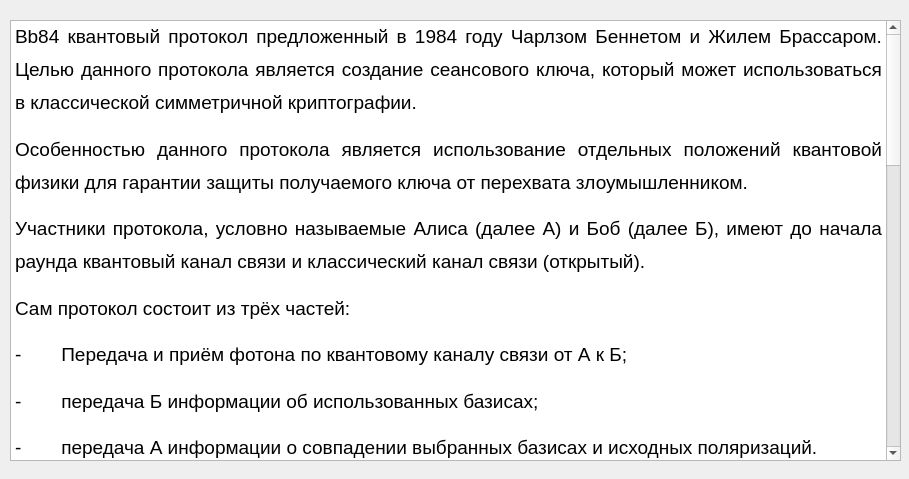
<?xml version="1.0" encoding="UTF-8"?>
<ui version="4.0">
 <class>HelpWindow</class>
 <widget class="QDialog" name="HelpWindow">
  <property name="geometry">
   <rect>
    <x>0</x>
    <y>0</y>
    <width>909</width>
    <height>479</height>
   </rect>
  </property>
  <property name="windowTitle">
   <string>Dialog</string>
  </property>
  <property name="sizeGripEnabled">
   <bool>false</bool>
  </property>
  <widget class="QTextBrowser" name="textBrowser">
   <property name="geometry">
    <rect>
     <x>10</x>
     <y>20</y>
     <width>891</width>
     <height>441</height>
    </rect>
   </property>
   <property name="html">
    <string>&lt;!DOCTYPE HTML PUBLIC &quot;-//W3C//DTD HTML 4.0//EN&quot; &quot;http://www.w3.org/TR/REC-html40/strict.dtd&quot;&gt;
&lt;html&gt;&lt;head&gt;&lt;meta name=&quot;qrichtext&quot; content=&quot;1&quot; /&gt;&lt;style type=&quot;text/css&quot;&gt;
p, li { white-space: pre-wrap; }
&lt;/style&gt;&lt;/head&gt;&lt;body style=&quot; font-family:'Ubuntu'; font-size:11pt; font-weight:400; font-style:normal;&quot;&gt;
&lt;p align=&quot;justify&quot; style=&quot; margin-top:12px; margin-bottom:12px; margin-left:0px; margin-right:0px; -qt-block-indent:0; text-indent:0px; line-height:150%;&quot;&gt;&lt;span style=&quot; font-family:'Times New Roman','serif'; font-size:14pt;&quot;&gt;Bb84 квантовый протокол предложенный в 1984 году Чарлзом Беннетом и Жилем Брассаром. Целью данного протокола является создание сеансового ключа, который может использоваться в классической симметричной криптографии.&lt;/span&gt; &lt;/p&gt;
&lt;p align=&quot;justify&quot; style=&quot; margin-top:12px; margin-bottom:12px; margin-left:0px; margin-right:0px; -qt-block-indent:0; text-indent:0px; line-height:150%;&quot;&gt;&lt;span style=&quot; font-family:'Times New Roman','serif'; font-size:14pt;&quot;&gt;Особенностью данного протокола является использование отдельных положений квантовой физики для гарантии защиты получаемого ключа от перехвата злоумышленником.&lt;/span&gt; &lt;/p&gt;
&lt;p align=&quot;justify&quot; style=&quot; margin-top:12px; margin-bottom:12px; margin-left:0px; margin-right:0px; -qt-block-indent:0; text-indent:0px; line-height:150%;&quot;&gt;&lt;span style=&quot; font-family:'Times New Roman','serif'; font-size:14pt;&quot;&gt;Участники протокола, условно называемые Алиса (далее А) и Боб (далее Б), имеют до начала раунда квантовый канал связи и классический канал связи (открытый).&lt;/span&gt; &lt;/p&gt;
&lt;p align=&quot;justify&quot; style=&quot; margin-top:12px; margin-bottom:12px; margin-left:0px; margin-right:0px; -qt-block-indent:0; text-indent:0px; line-height:150%;&quot;&gt;&lt;span style=&quot; font-family:'Times New Roman','serif'; font-size:14pt;&quot;&gt;Сам протокол состоит из трёх частей:&lt;/span&gt; &lt;/p&gt;
&lt;p align=&quot;justify&quot; style=&quot; margin-top:12px; margin-bottom:12px; margin-left:0px; margin-right:0px; -qt-block-indent:0; text-indent:0px; line-height:150%;&quot;&gt;&lt;span style=&quot; font-family:'Symbol'; font-size:14pt;&quot;&gt;-&lt;/span&gt;&lt;span style=&quot; font-family:'Times New Roman'; font-size:7pt;&quot;&gt;                &lt;/span&gt;&lt;span style=&quot; font-family:'Times New Roman','serif'; font-size:14pt;&quot;&gt;Передача и приём фотона по квантовому каналу связи от А к Б;&lt;/span&gt; &lt;/p&gt;
&lt;p align=&quot;justify&quot; style=&quot; margin-top:12px; margin-bottom:12px; margin-left:0px; margin-right:0px; -qt-block-indent:0; text-indent:0px; line-height:150%;&quot;&gt;&lt;span style=&quot; font-family:'Symbol'; font-size:14pt;&quot;&gt;-&lt;/span&gt;&lt;span style=&quot; font-family:'Times New Roman'; font-size:7pt;&quot;&gt;                &lt;/span&gt;&lt;span style=&quot; font-family:'Times New Roman','serif'; font-size:14pt;&quot;&gt;передача Б информации об использованных базисах;&lt;/span&gt; &lt;/p&gt;
&lt;p align=&quot;justify&quot; style=&quot; margin-top:12px; margin-bottom:12px; margin-left:0px; margin-right:0px; -qt-block-indent:0; text-indent:0px; line-height:150%;&quot;&gt;&lt;span style=&quot; font-family:'Symbol'; font-size:14pt;&quot;&gt;-&lt;/span&gt;&lt;span style=&quot; font-family:'Times New Roman'; font-size:7pt;&quot;&gt;                &lt;/span&gt;&lt;span style=&quot; font-family:'Times New Roman','serif'; font-size:14pt;&quot;&gt;передача А информации о совпадении выбранных базисах и исходных поляризаций.&lt;/span&gt; &lt;/p&gt;
&lt;p align=&quot;justify&quot; style=&quot; margin-top:12px; margin-bottom:0px; margin-left:0px; margin-right:0px; -qt-block-indent:0; text-indent:0px; line-height:150%;&quot;&gt;&lt;span style=&quot; font-family:'Times New Roman','serif'; font-size:14pt;&quot;&gt;Стенд состоит из двух блоков:&lt;/span&gt; &lt;/p&gt;
&lt;p align=&quot;justify&quot; style=&quot; margin-top:12px; margin-bottom:0px; margin-left:0px; margin-right:0px; -qt-block-indent:0; text-indent:0px; line-height:150%;&quot;&gt;&lt;span style=&quot; font-family:'Times New Roman','serif'; font-size:14pt;&quot;&gt;а) Алиса (передатчик):&lt;/span&gt; &lt;/p&gt;
&lt;p align=&quot;justify&quot; style=&quot; margin-top:0px; margin-bottom:0px; margin-left:0px; margin-right:0px; -qt-block-indent:0; text-indent:0px; line-height:150%;&quot;&gt;&lt;span style=&quot; font-family:'Symbol'; font-size:14pt;&quot;&gt;·&lt;/span&gt;&lt;span style=&quot; font-family:'Times New Roman'; font-size:7pt;&quot;&gt;                &lt;/span&gt;&lt;span style=&quot; font-family:'Times New Roman','serif'; font-size:14pt;&quot;&gt;источника фотонов&lt;/span&gt; &lt;/p&gt;
&lt;p align=&quot;justify&quot; style=&quot; margin-top:0px; margin-bottom:0px; margin-left:0px; margin-right:0px; -qt-block-indent:0; text-indent:0px; line-height:150%;&quot;&gt;&lt;span style=&quot; font-family:'Symbol'; font-size:14pt;&quot;&gt;·&lt;/span&gt;&lt;span style=&quot; font-family:'Times New Roman'; font-size:7pt;&quot;&gt;                &lt;/span&gt;&lt;span style=&quot; font-family:'Times New Roman','serif'; font-size:14pt;&quot;&gt;модулятор поляризации света&lt;/span&gt; &lt;/p&gt;
&lt;p align=&quot;justify&quot; style=&quot; margin-top:12px; margin-bottom:0px; margin-left:0px; margin-right:0px; -qt-block-indent:0; text-indent:0px; line-height:150%;&quot;&gt;&lt;span style=&quot; font-family:'Times New Roman','serif'; font-size:14pt;&quot;&gt;Модулятор поляризации света состоит из двух пластин: полуволновая (λ/2) и четверть волновая (λ/4).&lt;/span&gt; &lt;/p&gt;
&lt;p align=&quot;justify&quot; style=&quot; margin-top:12px; margin-bottom:0px; margin-left:0px; margin-right:0px; -qt-block-indent:0; text-indent:0px; line-height:150%;&quot;&gt;&lt;span style=&quot; font-family:'Times New Roman','serif'; font-size:14pt;&quot;&gt;Полуволновая пластина поворачивает поляризацию на удвоенный угол&lt;/span&gt; &lt;/p&gt;
&lt;p align=&quot;justify&quot; style=&quot; margin-top:12px; margin-bottom:0px; margin-left:0px; margin-right:0px; -qt-block-indent:0; text-indent:0px; line-height:150%;&quot;&gt;&lt;img src=&quot;:/resourses/img/2023-11-16_00-21-02.png&quot; /&gt;&lt;/p&gt;
&lt;p align=&quot;justify&quot; style=&quot; margin-top:12px; margin-bottom:0px; margin-left:0px; margin-right:0px; -qt-block-indent:0; text-indent:0px; line-height:150%;&quot;&gt;&lt;span style=&quot; font-family:'Times New Roman','serif'; font-size:14pt;&quot;&gt;λ/4 пластина видоизменят поляризацию (из линейной поляризации делает эллиптическую поляризацию и обратно) с произвольным коэффициентом поляризации)&lt;/span&gt; &lt;/p&gt;
&lt;p align=&quot;justify&quot; style=&quot; margin-top:12px; margin-bottom:0px; margin-left:0px; margin-right:0px; -qt-block-indent:0; text-indent:0px; line-height:150%;&quot;&gt;&lt;img src=&quot;:/resourses/img/image_2023-11-16_00-22-29.png&quot; /&gt;&lt;/p&gt;
&lt;p align=&quot;justify&quot; style=&quot; margin-top:12px; margin-bottom:0px; margin-left:0px; margin-right:0px; -qt-block-indent:0; text-indent:0px; line-height:150%;&quot;&gt;&lt;span style=&quot; font-family:'Times New Roman','serif'; font-size:14pt;&quot;&gt;б) Боб (приемник):&lt;/span&gt; &lt;/p&gt;
&lt;p style=&quot; margin-top:0px; margin-bottom:0px; margin-left:0px; margin-right:0px; -qt-block-indent:0; text-indent:0px; line-height:150%;&quot;&gt;&lt;span style=&quot; font-family:'Symbol'; font-size:14pt;&quot;&gt;·&lt;/span&gt;&lt;span style=&quot; font-family:'Times New Roman'; font-size:7pt;&quot;&gt;                &lt;/span&gt;&lt;span style=&quot; font-family:'Times New Roman','serif'; font-size:14pt;&quot;&gt;Демодулятор (полуволновая (λ/2) и четверть волновая (λ/4), &lt;/span&gt;&lt;/p&gt;
&lt;p style=&quot; margin-top:0px; margin-bottom:0px; margin-left:0px; margin-right:0px; -qt-block-indent:0; text-indent:0px; line-height:150%;&quot;&gt;&lt;span style=&quot; font-family:'Symbol'; font-size:14pt;&quot;&gt;·&lt;/span&gt;&lt;span style=&quot; font-family:'Times New Roman'; font-size:7pt;&quot;&gt;                &lt;/span&gt;&lt;span style=&quot; font-family:'Times New Roman','serif'; font-size:14pt;&quot;&gt;поляризационный куб&lt;/span&gt; &lt;/p&gt;
&lt;p style=&quot; margin-top:0px; margin-bottom:0px; margin-left:0px; margin-right:0px; -qt-block-indent:0; text-indent:0px; line-height:150%;&quot;&gt;&lt;span style=&quot; font-family:'Symbol'; font-size:14pt;&quot;&gt;·&lt;/span&gt;&lt;span style=&quot; font-family:'Times New Roman'; font-size:7pt;&quot;&gt;                &lt;/span&gt;&lt;span style=&quot; font-family:'Times New Roman','serif'; font-size:14pt;&quot;&gt;2 фотодетектора&lt;/span&gt; &lt;/p&gt;
&lt;p style=&quot; margin-top:0px; margin-bottom:0px; margin-left:0px; margin-right:0px; -qt-block-indent:0; text-indent:0px; line-height:150%;&quot;&gt;&lt;img src=&quot;:/resourses/img/image_2023-11-16_00-22-47.png&quot; /&gt;&lt;/p&gt;
&lt;p style=&quot; margin-top:0px; margin-bottom:0px; margin-left:0px; margin-right:0px; -qt-block-indent:0; text-indent:0px; line-height:150%;&quot;&gt;&lt;span style=&quot; font-family:'Times New Roman','serif'; font-size:14pt;&quot;&gt;Куб делит любую входящую поляризацию с его внутренней системой координат (в каждом из двух возможных направлений выхода света, поляризация является линейной и соответствует проекции на одну из осей системы координат куба и мощность входящего света в каждом направлении пропорционально величине проекции поляризации входящего света на соответствующую ось. (в квантовой аналогии квант света попадает в куб и передается к обоим выходам с определенной вероятность, которая определяется величиной проекции поляризации входящего фотона к осям куба)&lt;/span&gt; &lt;/p&gt;
&lt;p style=&quot; margin-top:12px; margin-bottom:12px; margin-left:0px; margin-right:0px; -qt-block-indent:0; text-indent:0px; line-height:150%;&quot;&gt;&lt;span style=&quot; font-family:'Times New Roman','serif'; font-size:14pt;&quot;&gt;Фотоприемник измеряет мощность падающего на него света, либо в квантовой аналогии выдает логическую 1, если фотон был им зарегистрирован или логический 0, если не удалось зарегистрировать (в программном симуляторе квант света попадающий на детектор вычисляется по средствам генератора случайных чисел, рассчитанных на вероятности выхода фотона из куба).&lt;/span&gt; &lt;/p&gt;&lt;/body&gt;&lt;/html&gt;</string>
   </property>
  </widget>
 </widget>
 <resources/>
 <connections/>
</ui>
